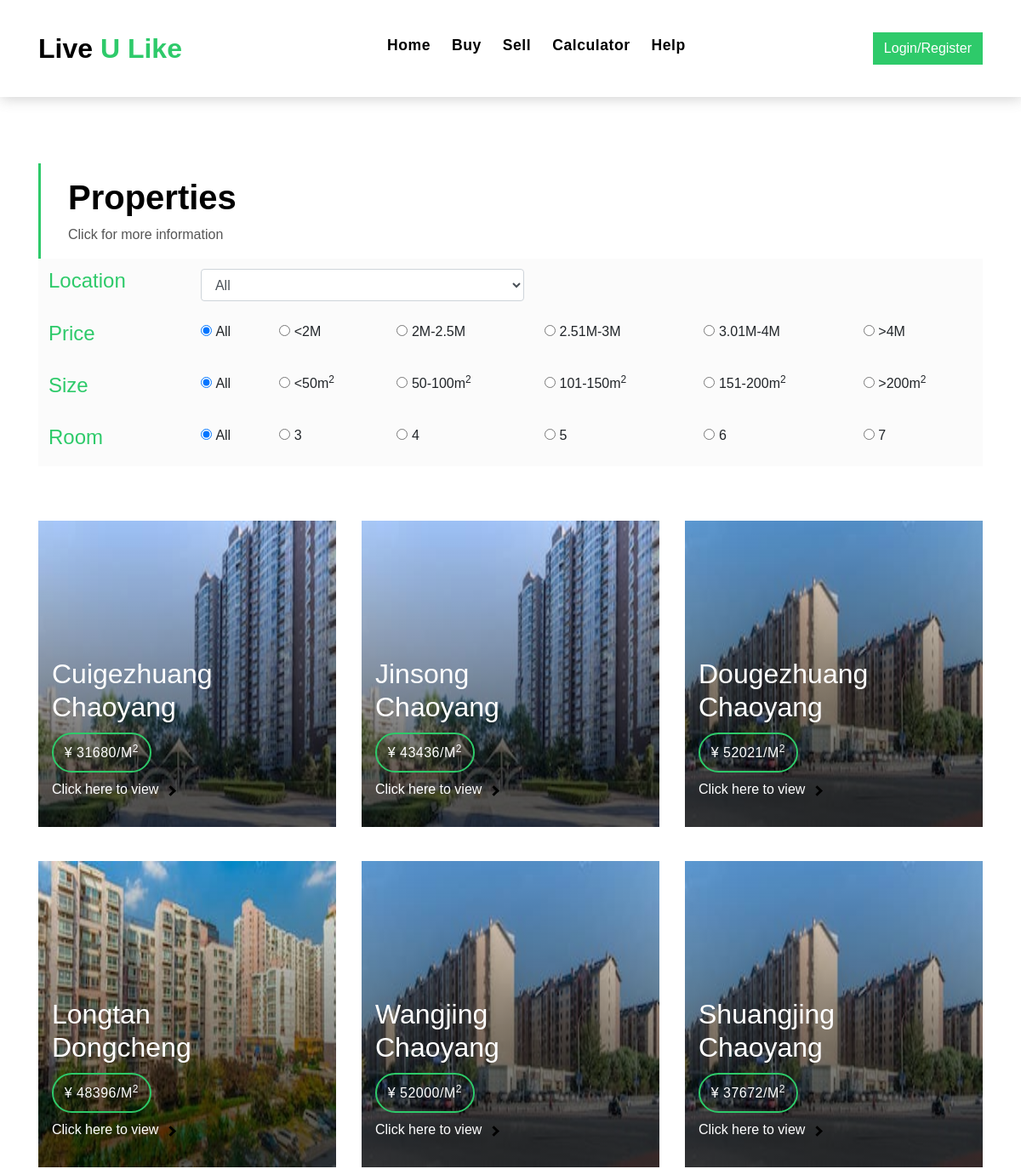
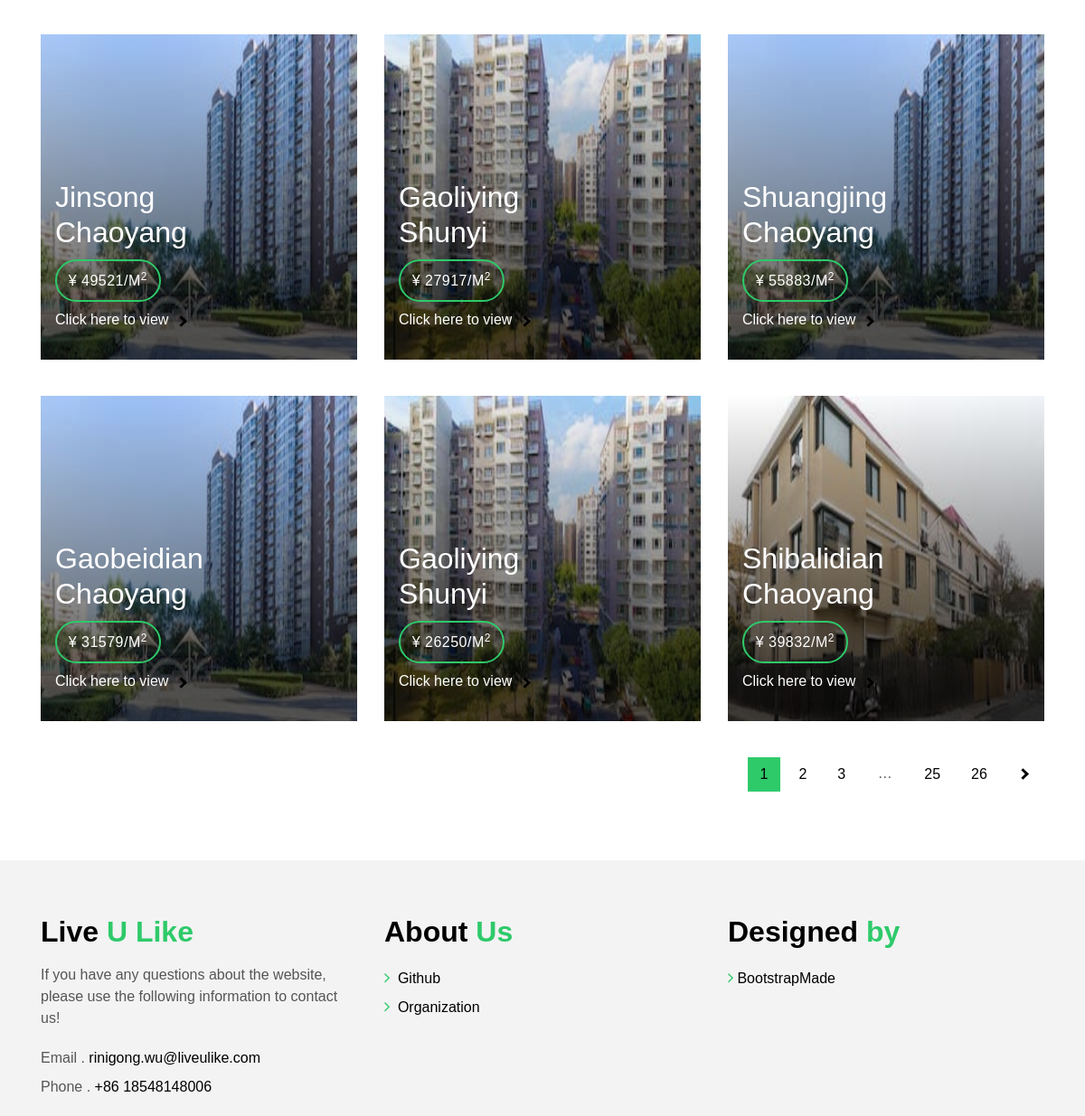
Screenshot of /properties with the database file from the repository (2 pictures, top to bottom).
### app/models.py (models this page shows)
class Property(db.Model):
	id = db.Column(db.Integer, primary_key=True)
	tradeTime = db.Column(db.String(4), default='2021')
	followers = db.Column(db.Integer)
	price = db.Column(db.Integer)
	square = db.Column(db.Integer)
	bedroom = db.Column(db.Integer)
	livingroom = db.Column(db.Integer)
	kitchen = db.Column(db.Integer)
	bathroom = db.Column(db.Integer)
	buildingType = db.Column(db.Integer)
	constructionTime = db.Column(db.String(4))
	renovationCondition = db.Column(db.Integer)
	buildingStructure = db.Column(db.Integer)
	ladderRatio	= db.Column(db.Float, default=0.5)
	elevator = db.Column(db.Integer)
	fiveYearsProperty = db.Column(db.Integer)
	subway = db.Column(db.Integer)
	district = db.Column(db.String(512))
	communityAverage = db.Column(db.Integer)
	business = db.Column(db.String(512), default='Beijing')
	town = db.Column(db.String(512))
	floorType = db.Column(db.Integer)
	floorHeight = db.Column(db.Integer)
	lng = db.Column(db.String(50))
	lat = db.Column(db.String(50))
	community = db.Column(db.String(500))
	status = db.Column(db.String(50))
	agent_id = db.Column(db.Integer, db.ForeignKey('agent.id'))
	owner_id = db.Column(db.Integer, db.ForeignKey('user.id'))

### app/main/routes.py (the view)
@main.route('/properties', methods=['GET', 'POST'])
def properties():
    register_form = RegisterForm()
    login_form = LoginForm()
    form = FilterForm()
    page = int(request.args.get('page', 1))
    properties = Property.query.filter(Property.status==1).paginate(page, current_app.config["SQLALCHEMY_NUM_PER_PAGE"], False)
    if request.method == 'POST':
        print('redirect')
        form = FilterForm(request.form)
        return redirect(url_for('main.properties_filter', query=dic_to_str(form.data),_external=True))
    if not session.get("USERNAME") is None:
        user = User.query.filter(User.username == session.get("USERNAME")).first()
        return render_template('main/properties_all.html', house_paginate=properties, form=form, template='main/template_after_login.html', user=user)
    else:
        return render_template('main/properties_all.html', house_paginate=properties, form=form, template='main/template.html', register_form=register_form, login_form=login_form)

### app/main/forms.py
class RegisterForm(FlaskForm):
	register_username = StringField(
		'Username',
		validators=[DataRequired(message="username is required")],
		render_kw={"class": "form-control", "placeholder": 'Set your username'})
	email = StringField(
		'Email',
		validators=[DataRequired(message="email is required")],
		render_kw={"class": "form-control", "placeholder": 'Enter your email'})
	register_password = PasswordField(
		'Password',
		validators=[DataRequired(message="password is required")],
		render_kw={"class": "form-control", "placeholder": 'Set your password'})
	password2 = PasswordField(
		'Confirm Password',
		validators=[DataRequired(message="password is required")],
		render_kw={"class": "form-control", "placeholder": 'Repeat your password'})

class LoginForm(FlaskForm):
	login_email = StringField(
		'Email',
		validators=[DataRequired()],
		render_kw={"class": "form-control", "placeholder": 'Enter your email'}
		)
	login_password = PasswordField(
		'Password',
		validators=[DataRequired()],
		render_kw={"class": "form-control", "placeholder": 'Enter your password'})

### app/templates/main/properties_all.html (shortened to what this page needs)
{% extends template %}
{% block content %}
<section class="intro-single">
  <div class="container">
    <div class="row">
      <div class="col-md-12 col-lg-8">
        <div class="title-single-box">
          <h1 class="title-single">Properties</h1>
          <span class="color-text-a">Click for more information</span>
        </div>
      </div>
    </div>
    <div class="row">
      <div class="col-md-12">
        <form method="POST" action="{{ url_for('main.properties') }}" class="filter">
          <table class="table table-borderless" style="background-color: #fbfbfb;">
            <tbody>
              <tr>
                <td>
                  <h4 style="color: #2eca6a;">Location</h4>
                </td>
                <td colspan="3">
                  {{ form.district(class="form-control") }}
                </td>
              </tr>
              <tr class="table">
                <td>
                  <h4 style="color: #2eca6a;">Price</h4>
                </td>
                {% for price in form.price %}
                {% if price.label.text == 'All' %}
                <td>
                  {{ price(checked='checked') }} {{ price.label }}
                </td>
                {% else %}
                <td>
                  {{ price }} {{ price.label }}
                </td>
                {% endif %}
                {% endfor %}
              </tr>
              <tr class="table">
                <td>
                  <h4 style="color: #2eca6a;">Size</h4>
                </td>
                {% for size in form.size %}
                {% if size.label.text == 'All' %}
                <td>
                  {{ size(checked='checked') }} {{ size.label }}
                </td>
                {% else %}
                <td>
                  {{ size }} {{ size.label }}m<sup>2</sup>
                </td>
                {% endif %}
                {% endfor %}
              </tr>
              <tr class="table">
                <td>
                  <h4 style="color: #2eca6a;">Room</h4>
                </td>
                {% for room in form.room %}
                {% if room.label.text == 'All' %}
                <td>
                  {{ room(checked='checked') }} {{ room.label }}
                </td>
                {% else %}
                <td>
                  {{ room }} {{ room.label }}
                </td>
                {% endif %}
                {% endfor %}
              </tr>
            </tbody>
          </table>
        </form>
      </div>
    </div>
</section>
<section class="property-grid grid">
  <div class="container">
    <div class="row">
      {% for property in house_paginate.items %}
      <div class="col-md-4">
        <div class="card-box-a card-shadow">
          <div class="img-box-a">
            <img
              src="../../static/images/district/{{ property.district }}/{{ property.buildingType }}/{{ property.buildingType }}.jpg"
              alt="" class="img-a img-fluid" style="height:360px">
          </div>
          <div class="card-overlay">
            <div class="card-overlay-a-content">
              <div class="card-header-a">
                <h2 class="card-title-a">
                  <a href="{{ url_for('main.house',id = property.id) }}">{{ property.town }}
                    <br /> {{ property.district }}</a>
                </h2>
              </div>
              <div class="card-body-a">
                <div class="price-box d-flex">
                  <span class="price-a">¥ {{ property.price }}/m<sup>2</sup></span>
                </div>
                <a href="{{ url_for('main.house',id = property.id) }}" class="link-a">Click here to view
                  <span class="ion-ios-arrow-forward"></span>
                </a>
              </div>
            </div>
          </div>
        </div>
      </div>
      {% endfor %}
    </div>
    <div class="row">
      <div class="col-sm-12">
        <nav class="pagination-a">
          <ul class="pagination justify-content-end">
            {% for page in house_paginate.iter_pages(1,1,3,2) %}
            {% if page %}
            <li class="page-item {%if page==house_paginate.page%}active{%endif%}">
              <a class="page-link" href="/properties?page={{ page }}">{{ page }}</a>
            </li>
            {% else %}
            <li class="page-item disabled">
              <a class="page-link" href="#">&hellip;</a>
            </li>
            {% endif %}
            {% endfor %}
            {% if house_paginate.has_next %}
            <li class="page-item next">
              <a class="page-link" href="/properties?page={{ house_paginate.next_num }}">
                    <span class=" ion-ios-arrow-forward"></span>
              </a>
            </li>
            {% endif %}
          </ul>
        </nav>
      </div>
    </div>
  </div>
</section>
{% endblock %}

### app/templates/main/template.html (shortened to what this page needs)
<!DOCTYPE html>
<html lang="en">
<head>
  <link href="../../static/assets/css/font.css"  rel="stylesheet">
  <link href="{{url_for('static',filename='assets/vendor/bootstrap/css/bootstrap.min.css')}}" rel="stylesheet">
  <link href="{{url_for('static',filename='assets/vendor/animate.css/animate.min.css')}}" rel="stylesheet">
  <link href="{{url_for('static',filename='assets/vendor/font-awesome/css/font-awesome.min.css')}}" rel="stylesheet">
  <link href="{{url_for('static',filename='assets/vendor/owl.carousel/assets/owl.carousel.min.css')}}" rel="stylesheet">
  <link href="{{url_for('static',filename='assets/css/style.css')}}" rel="stylesheet">
</head>
<body>
  <nav class="navbar navbar-default navbar-trans navbar-expand-lg fixed-top">
    <div class="container">
      <a class="navbar-brand text-brand" href="{{ url_for('main.index') }}">Live<span class="color-b"> U Like</span></a>
      <div class="navbar-collapse collapse justify-content-center" id="navbarDefault">
        <ul class="navbar-nav">
          <li class="nav-item">
            <a class="nav-link" href="{{ url_for('main.index') }}">Home</a>
          </li>
          <li class="nav-item">
            <a class="nav-link" href="{{ url_for('main.properties')}}">Buy</a>
          </li>
          <li class="nav-item">
            <a class="nav-link" href="{{ url_for('main.sell')}}">Sell</a>
          </li>
          <li class="nav-item">
            <a class="nav-link" href="{{ url_for('main.price_calculator') }}">Calculator</a>
          </li>
          <li class="nav-item">
            <a class="nav-link" href="{{ url_for('main.help_page') }}">Help</a>
          </li>
        </ul>
      </div>
      <a id="modal-492324" href="#modal-container-492324" role="button" class="btn btn-b-n" data-toggle="modal">
        <span>Login/Register</span>
      </a>
    </div>
  </nav>
  {% block content %}
  {% endblock %}
  <section class="section-footer">
    <div class="container">
      <div class="row">
        <div class="col-sm-12 col-md-4">
          <div class="widget-a">
            <div class="w-header-a">
              <h3 class="w-title-a text-brand">Live<span class="color-b"> U Like</span></h3>
            </div>
            <div class="w-body-a">
              <p class="w-text-a color-text-a">
                If you have any questions about the website, please use the following information to contact us!
              </p>
            </div>
            <div class="w-footer-a">
              <ul class="list-unstyled">
                <li class="color-a">
                  <span class="color-text-a">Email .</span> rinigong.wu@liveulike.com
                </li>
                <li class="color-a">
                  <span class="color-text-a">Phone .</span> +86 18548148006
                </li>
              </ul>
            </div>
          </div>
        </div>
        <div class="col-sm-12 col-md-4 section-md-t3">
          <div class="widget-a">
            <div class="w-header-a">
              <h3 class="w-title-a text-brand">About <span class="color-b">Us</span> </h3>
            </div>
            <div class="w-body-a">
              <div class="w-body-a">
                <ul class="list-unstyled">
                  <li class="item-list-a">
                    <i class="fa fa-angle-right"></i> <a href="https://github.com/COMP3032J-Group-7-Everglow">Github</a>
                  </li>
                  <li class="item-list-a">
                    <i class="fa fa-angle-right"></i> <a href="https://www.ucd.ie/bdic/">Organization</a>
                  </li>
                </ul>
              </div>
            </div>
          </div>
        </div>
        <div class="col-sm-12 col-md-4 section-md-t3">
          <div class="widget-a">
            <div class="w-header-a">
              <h3 class="w-title-a text-brand">Designed <span class="color-b">by</span></h3>
            </div>
            <div class="w-body-a">
              <ul class="list-unstyled">
                <li class="item-list-a">
                  <i class="fa fa-angle-right"></i><a href="https://bootstrapmade.com/">BootstrapMade</a>
                </li>
              </ul>
            </div>
          </div>
        </div>
      </div>
    </div>
  </section>
</body>
</html>

### app/templates/main/template.html (style rules this page uses)
.ion-ios-arrow-forward { border: solid black; border-width: 0 3px 3px 0; display: inline-block; padding: 3px; transform: rotate(-45deg); -webkit-transform: rotate(-45deg); }

### rows the page displays
Property: district (picture), town "Cuigezhuang", district "Chaoyang", price "31680"
Property: district (picture), town "Jinsong", district "Chaoyang", price "43436"
Property: district (picture), town "Dougezhuang", district "Chaoyang", price "52021"
Property: district (picture), town "Longtan", district "Dongcheng", price "48396"
Property: district (picture), town "Wangjing", district "Chaoyang", price "52000"
Property: district (picture), town "Shuangjing", district "Chaoyang", price "37672"
Property: district (picture), town "Jinsong", district "Chaoyang", price "49521"
Property: district (picture), town "Gaoliying", district "Shunyi", price "27917"
Property: district (picture), town "Shuangjing", district "Chaoyang", price "55883"
Property: district (picture), town "Gaobeidian", district "Chaoyang", price "31579"
Property: district (picture), town "Gaoliying", district "Shunyi", price "26250"
Property: district (picture), town "Shibalidian", district "Chaoyang", price "39832"

### other values shown
{{ price.label }} "All"
{{ price.label }} "<2M" "2M-2.5M" "2.51M-3M" "3.01M-4M" ">4M"
{{ size.label }} "All"
{{ size.label }} "<50" "50-100" "101-150" "151-200" ">200"
{{ room.label }} "All"
{{ room.label }} "3" "4" "5" "6" "7"
{{ page }} "1" "2" "3" "25" "26"
